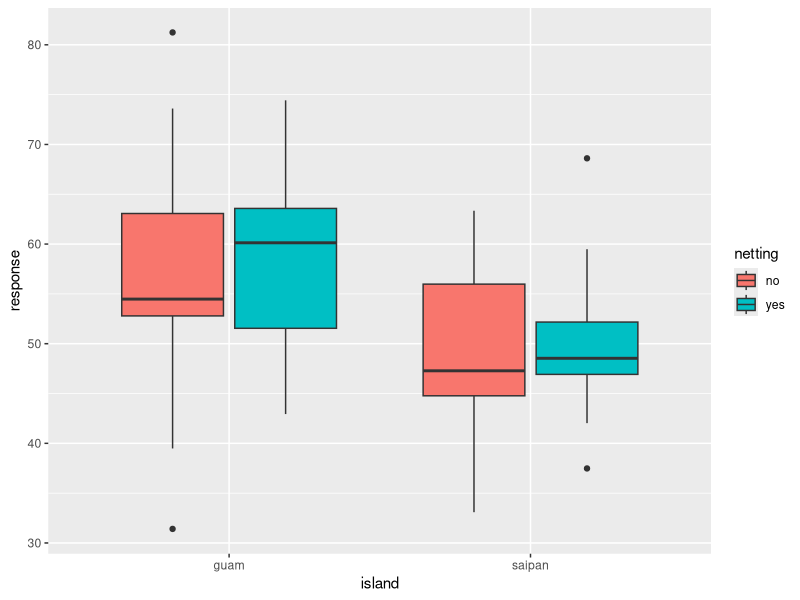

Recreate this plot in R.
#Data simulation - spider transplant data

library(tidyverse)

transplant_tidy <- read.csv("data/tidy/transplant_tidy.csv")

#We need the following columns: 
  # response: websize or duration
  # predictors: island, site, netting

# We sampled two islands: Guam & Saipan. 
# Aimed for 3 sites on Saipan, 3 sites on Guam
# At each site, we aimed for 14 webs
# half of the webs with netting, half without
# total of 14*6 = 84 webs

with(transplant_tidy, ftable(island, site, netting))

#simulate response first
# we will treat websize as a normal distribution
# we predict that webs will be smaller on Saipan without a net 
gnetwebsize <- rnorm(n=21, mean=c(54), sd = c(10)) #simulate guam with net
gnonetwebsize <- rnorm(n=21, mean=c(54), sd = c(10)) #simulate guam without net
snetwebsize <- rnorm(n=21, mean=c(54), sd = c(10)) #simulate saipan with net
snonetwebsize <- rnorm(n=21, mean=c(49), sd = c(8)) #simulate saipan without net
response <- c(gnetwebsize, gnonetwebsize, snetwebsize, snonetwebsize)

gpois <- rpois(n=21, lambda=54)
gunif <- runif(n=21, 40, 64)
gbinom <- rbinom(n=21, size=1, .1)

#simulate predictors

island <- rep(c("guam", "saipan"), each = 42)
gsite <- factor(rep (c("a", "b", "c"), each = 7, times = 2))
ssite <- factor(rep (c("d", "e", "f"), each = 7, times = 2))
site <- c(gsite, ssite) #just need to use c() because both are vectors
netting <- rep (c("yes", "no"), each = 21, times = 2)

#combine all into a dataframe 
simtransplant <- data.frame(island, site, netting, response)
write.csv(simtransplant,"data/tidy/simtransplant.csv")

#look at response
ggplot(simtransplant, aes(island, response, fill=netting))+
  geom_boxplot()

#Run a model with dataset
m1<-lm(response~netting*island)
summary(m1)

#other helpful code: 
trtmt <- sample(c("Treated","Untreated"), size = 20, replace = TRUE)
ifelse(trtmt=="Treated", yes = rnorm(20, 10, 1), no = rnorm(20, 20, 1))
